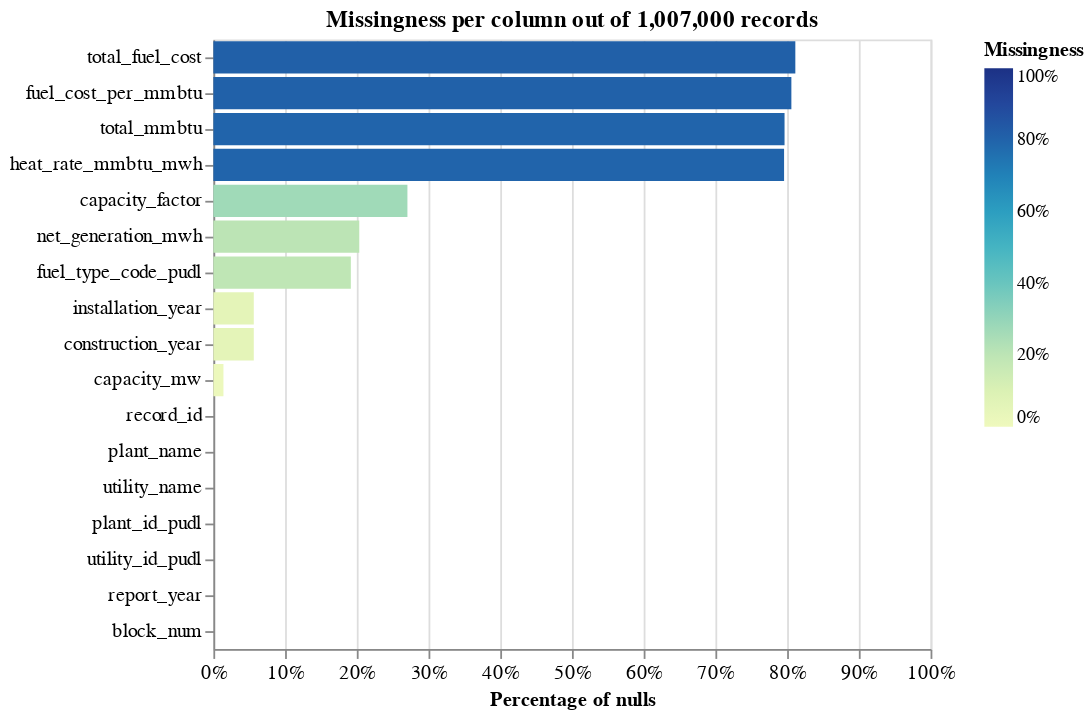

Notebook code for this chart:
### Code cell
linker_eia.missingness_chart()

### Figure 1 — Vega-Lite specification as saved in the notebook (floating-point values rounded to 4 significant figures)
{"config": {"view": {"continuousWidth": 400, "continuousHeight": 300}, "axis": {"labelFontSize": 11}}, "layer": [{"mark": "bar", "encoding": {"color": {"field": "null_proportion", "legend": {"format": ".0%", "offset": 30}, "scale": {"domain": [0, 1], "range": "heatmap"}, "title": "Missingness", "type": "quantitative"}, "tooltip": [{"field": "column_name", "title": "Column", "type": "nominal"}, {"field": "null_count", "format": ",.0f", "title": "Count of nulls", "type": "quantitative"}, {"field": "null_proportion", "format": ".2%", "title": "Percentage of nulls", "type": "quantitative"}, {"field": "total_record_count", "format": ",.0f", "title": "Total record count", "type": "quantitative"}], "x": {"axis": {"format": "%", "labelAlign": "center", "title": "Percentage of nulls"}, "field": "null_proportion", "scale": {"domain": [0, 1]}, "type": "quantitative"}, "y": {"axis": {"title": ""}, "field": "column_name", "sort": "-x", "type": "nominal"}}, "title": "Missingness per column out of 1,007,000 records"}], "data": {"values": [{"null_proportion": 0.0, "null_count": 0, "total_record_count": 1007000, "column_name": "record_id"}, {"null_proportion": 0.0, "null_count": 0, "total_record_count": 1007000, "column_name": "plant_name"}, {"null_proportion": 0.0, "null_count": 0, "total_record_count": 1007000, "column_name": "utility_name"}, {"null_proportion": 0.1917, "null_count": 193016, "total_record_count": 1007000, "column_name": "fuel_type_code_pudl"}, {"null_proportion": 0.05635, "null_count": 56749, "total_record_count": 1007000, "column_name": "installation_year"}, {"null_proportion": 0.05635, "null_count": 56749, "total_record_count": 1007000, "column_name": "construction_year"}, {"null_proportion": 0.01406, "null_count": 14160, "total_record_count": 1007000, "column_name": "capacity_mw"}, {"null_proportion": 0.2034, "null_count": 204860, "total_record_count": 1007000, "column_name": "net_generation_mwh"}, {"null_proportion": 0.2706, "null_count": 272467, "total_record_count": 1007000, "column_name": "capacity_factor"}, {"null_proportion": 0.7964, "null_count": 801973, "total_record_count": 1007000, "column_name": "total_mmbtu"}, {"null_proportion": 0.8114, "null_count": 817116, "total_record_count": 1007000, "column_name": "total_fuel_cost"}, {"null_proportion": 0.7957, "null_count": 801316, "total_record_count": 1007000, "column_name": "heat_rate_mmbtu_mwh"}, {"null_proportion": 0.8059, "null_count": 811564, "total_record_count": 1007000, "column_name": "fuel_cost_per_mmbtu"}, {"null_proportion": 0.0, "null_count": 0, "total_record_count": 1007000, "column_name": "plant_id_pudl"}, {"null_proportion": 0.0, "null_count": 0, "total_record_count": 1007000, "column_name": "utility_id_pudl"}, {"null_proportion": 0.0, "null_count": 0, "total_record_count": 1007000, "column_name": "report_year"}, {"null_proportion": 0.0, "null_count": 0, "total_record_count": 1007000, "column_name": "block_num"}], "name": "data-0e7bce5a1d2f132e282789d6ef7780fe"}, "title": "", "$schema": "https://vega.github.io/schema/vega-lite/v5.9.3.json"}
